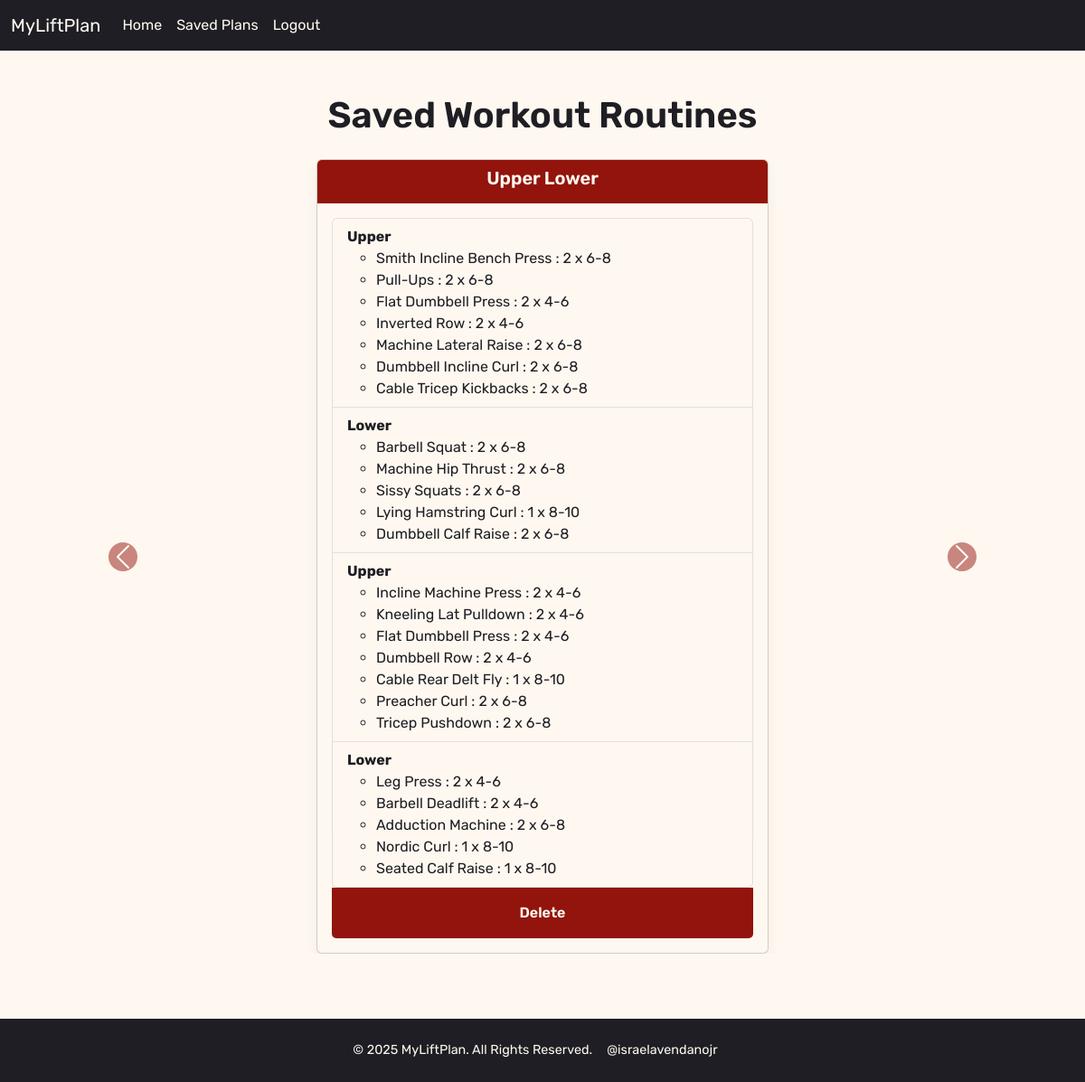
The app's page /saved_plans (signed in) with its own data.
### website/models.py (models this page shows, shortened)
class SavedPlan(db.Model):
    id = db.Column(db.Integer, primary_key=True)
    split_name = db.Column(db.String(100), nullable=False)
    plan = db.Column(db.Text, unique=True, nullable=False)
    user_id = db.Column(db.Integer, db.ForeignKey('user.id'), nullable=False)
    def get_plan_data(self):
            try:
                print("Encoded JSON:")
                return json.loads(self.plan)  # Convert JSON string back to dict
            except json.JSONDecodeError as e:
                print("Error decoding JSON:", e)
                return {}

### website/views.py (the view)
@views.route('/saved_plans')
@login_required
def saved_plans():
    plans = SavedPlan.query.filter_by(user_id=current_user.id).all()
    return render_template("saved_plans.html", user=current_user, plans=plans)

### website/__init__.py (called while the page is built)
def create_app():
    app = Flask(__name__)
    app.config['SECRET_KEY'] = 'hjdaksdhjkasdhjklasdhjka'
    app.config['SQLALCHEMY_DATABASE_URI'] = f'sqlite:///{DB_NAME}'
    db.init_app(app)
    from .views import views
    from .auth import auth
    app.register_blueprint(views, url_prefix='/')
    app.register_blueprint(auth, url_prefix='/')
    from .models import User, WorkoutPreferences, WorkoutSplit, WorkoutDay, ExerciseRole, Exercise, SavedPlan
    with app.app_context():
        db.create_all()
    login_manager = LoginManager()
    login_manager.login_view = 'auth.login'
    login_manager.init_app(app)
    @login_manager.user_loader
    def load_user(id):
        return User.query.get(int(id))
    return app

### website/templates/saved_plans.html (shortened to what this page needs)
{% extends "base.html" %}
{% block content %}
<div class="container mt-4">
    <h1 class="text-center mb-4" style="color: var(--bs-primary);">Saved Workout Routines</h1>
    {% if plans %}
    <div id="workoutCarousel" class="carousel slide" data-bs-ride="carousel">
        <div class="carousel-inner">
            {% for plan in plans %}
            <div class="carousel-item {% if loop.first %}active{% endif %}">
                <div class="card mx-auto" style="max-width: 500px;">
                    <div class="card-header text-center">
                        <h5 class="card-title">{{ plan.split_name }}</h5>
                    </div>
                    <div class="card-body">
                        <ul class="list-group">
                            {% for day in plan.get_plan_data().days %}
                            <li class="list-group-item">
                                <strong>{{ day.name }}</strong>
                                <ul>
                                    {% for exercise in day.exercises %}
                                    <li>{{ exercise.name }} : {{exercise.sets}} x {{exercise.start_reps}}-{{exercise.end_reps}}</li>
                                    {% endfor %}
                                </ul>
                            </li>
                            {% endfor %}
                        </ul>
                    <div class="card-footer text-center">
                        <form method="POST" action="{{ url_for('views.delete_plan', plan_id=plan.id) }}" style="display:inline;">
                            <button type="submit" class="btn btn-theme" onclick="return confirm('Are you sure you want to delete this plan?');">Delete</button>
                        </form>
                    </div>
                    </div>
                </div>
            </div>
            {% endfor %}
        </div>
        {% if 1 < plans|length %}
        <button class="carousel-control-prev" type="button" data-bs-target="#workoutCarousel" data-bs-slide="prev">
            <span class="carousel-control-prev-icon" aria-hidden="true"></span>
        </button>
        <button class="carousel-control-next" type="button" data-bs-target="#workoutCarousel" data-bs-slide="next">
            <span class="carousel-control-next-icon" aria-hidden="true"></span>
        </button>
        {% endif %}
    </div>
        {% else %}
        <p class="text-center">No workout plans available. Please generate a plan first.</p>
    {% endif %}
</div>
{% endblock %}

### website/templates/base.html (shortened to what this page needs)
<!DOCTYPE html>
<html>
<head>
  <link href="https://cdn.jsdelivr.net/npm/bootstrap@5.3.0/dist/css/bootstrap.min.css" rel="stylesheet">
  <link rel="stylesheet" href="{{ url_for('static', filename='styles.css') }}">
</head>
<body class="text-dark">
  <nav class="navbar navbar-expand-lg navbar-light" style="background-color: var(--bs-primary);">
    <div class="container-fluid">
      <a class="navbar-brand text-light" href="/">MyLiftPlan</a>
      <div class="collapse navbar-collapse" id="navbarNav">
        <ul class="navbar-nav">
          {% if user.is_authenticated %}
          <li class="nav-item">
            <a class="nav-link active text-light" href="/">Home</a>
          </li>
          <li class="nav-item">
            <a class="nav-link text-light" href="/saved_plans">Saved Plans</a>
          </li>
          <li class="nav-item">
            <a class="nav-link text-light" href="/logout">Logout</a>
          </li>
        {% endif %}
      </div>
    </div>
  </nav>
  <main class="container my-4">
  {% block content %}{% endblock %}
  </main>
  <footer class="bg-dark text-light text-center py-4 mt-5">
    <div class="container">
      <div class="d-flex justify-content-center align-items-center">
        <p class="mb-0 me-3">&copy; 2025 MyLiftPlan. All Rights Reserved.</p>
        <a href="https://www.israelavendanojr.com/" target="_blank" class="text-light me-3">@israelavendanojr</a>
      </div>
    </div>
  </footer>
</body>
</html>

### website/static/styles.css (style rules this page uses)
:root { --bs-primary: #1e1e24; --bs-secondary: #92140c; --bs-light: #fff8f0; --bs-dark: #1e1e24; --bs-body-color: var(--bs-dark); }
body { background-color: var(--bs-light); color: var(--bs-body-color); font-family: 'Rubik', sans-serif; font-weight: 400; }
h1, h2, h3, h4, h5, h6, .form-label, .btn { font-weight: 600; }
.navbar, .navbar-brand, .navbar-nav .nav-link { font-family: 'Rubik', sans-serif !important; }
.navbar { background-color: var(--bs-primary) !important; }
.navbar-brand { color: var(--bs-light) !important; }
.navbar-nav .nav-link { color: var(--bs-light) !important; }
.btn-theme { background-color: var(--bs-secondary); color: var(--bs-light); border: none; padding: 0.5rem 1.25rem; font-weight: 600; border-radius: 0.375rem; transition: background-color 0.2s ease, transform 0.3s ease; }
.text-dark { color: var(--bs-dark) !important; }
.text-light { color: var(--bs-light) !important; }
.bg-dark { background-color: var(--bs-dark) !important; }
.card { background-color: var(--bs-light); color: var(--bs-dark); box-shadow: 0 0.5rem 1rem rgba(0,0,0,0.05); }
.card .card-header, .card .card-footer { background-color: var(--bs-secondary); color: var(--bs-light); border: none; }
.list-group-item { background-color: var(--bs-light); color: var(--bs-dark); border-color: rgba(0,0,0,0.1); }
.carousel-control-prev-icon, .carousel-control-next-icon { background-color: var(--bs-secondary); border-radius: 50%; }
.card-title { color: var(--bs-light); }
html, body { height: 100%; margin: 0; display: flex; flex-direction: column; }
main { flex: 1; }

### website/templates/base.html (style rules this page uses)
html, body { height: 100%; margin: 0; display: flex; flex-direction: column; }
footer { background-color: #343a40; color: #fff; text-align: center; padding: 20px 0; margin-top: auto; }
footer { font-size: 0.9rem; }
footer a { text-decoration: none; }

### records on screen
SavedPlan: split_name "Upper Lower", name "Upper" "Lower" "Upper" "Lower", name "Smith Incline Bench Press" "Pull-Ups" "Flat Dumbbell Press" "Inverted Row" "Machine Lateral Raise" "Dumbbell Incline Curl" "Cable Tricep Kickbacks" "Barbell Squat" "Machine Hip Thrust" "Sissy Squats" "Lying Hamstring Curl" "Dumbbell Calf Raise" "Incline Machine Press" "Kneeling Lat Pulldown" "Flat Dumbbell Press" "Dumbbell Row" "Cable Rear Delt Fly" "Preacher Curl" "Tricep Pushdown" "Leg Press" "Barbell Deadlift" "Adduction Machine" "Nordic Curl" "Seated Calf Raise", sets "2" "2" "2" "2" "2" "2" "2" "2" "2" "2" "1" "2" "2" "2" "2" "2" "1" "2" "2" "2" "2" "2" "1" "1", start_reps "6" "6" "4" "4" "6" "6" "6" "6" "6" "6" "8" "6" "4" "4" "4" "4" "8" "6" "6" "4" "4" "6" "8" "8", end_reps "8" "8" "6" "6" "8" "8" "8" "8" "8" "8" "10" "8" "6" "6" "6" "6" "10" "8" "8" "6" "6" "8" "10" "10"
